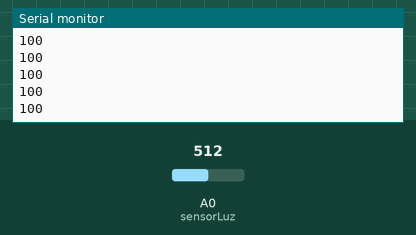
A sketch run on a simulated Arduino Uno, built with avr-gcc and run on an emulated ATmega328P. On the bench: the last lines printed to the serial monitor. The inputs (shaded band) are chosen by the test bench; at power-on: A0 (sensorLuz) = 512.

Above: at 1.2 s.
1.3 s: A0 (sensorLuz) set to 306
At 1.32 s:
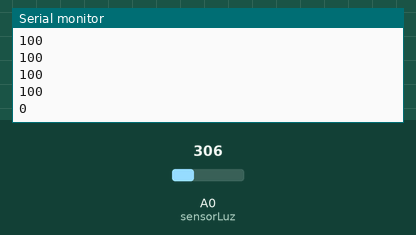
2.8 s: A0 (sensorLuz) set to 511
At 2.83 s:
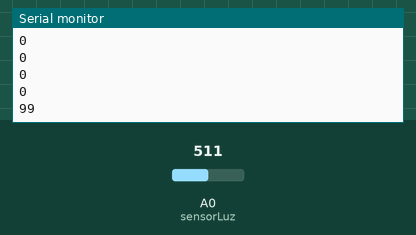
Timing chart, 0 to 5.8 s (numbered marks = the images above; inputs shaded):
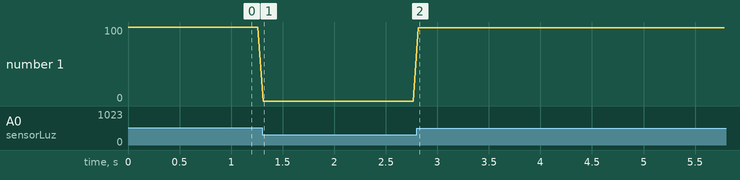

Measured:
- after the input at 1.3 s, the serial monitor: prints a new line at once (image 1)
- after the input at 2.8 s, the serial monitor: prints a new line at once (image 2)
- plotted number 1: 100 → 0 after the input at 1.3 s, 0 → 99 after the input at 2.8 s

The sketch:

SensorLuz_simples.ino
```cpp
/*
Este código faz com que o sensor leia valores analógicos, medindo a luz ambiente usando o pino A0. Também faz ajustes e calibra as leitures captadas.
*/

int sensorLuz = 0;
int minLuz;          //usado para calibrar as leituras
int maxLuz;          //usado para calibrar as leituras
int luzNivel;
int ajustadoLuzNivel;

void setup() {
 Serial.begin(9600);
 luzNivel=analogRead(sensorLuz);
 minLuz=luzNivel-20;
 maxLuz=luzNivel;
}

void loop(){
 //auto-ajuste limites máx e min em tempo real
 luzNivel=analogRead(sensorLuz);
 if(minLuz>luzNivel){
 minLuz=luzNivel;
 }
 if(maxLuz<luzNivel){
 maxLuz=luzNivel;
 }
 //Ajuste no nível para produzir resultados entre  0 e 100.
 ajustadoLuzNivel = map(luzNivel, minLuz, maxLuz, 0, 100);
 Serial.println(ajustadoLuzNivel);
 delay(50);
}
```
